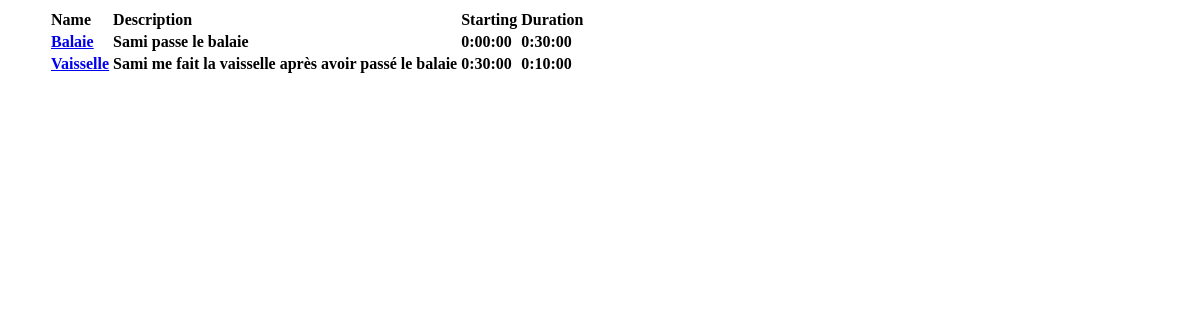
/scheduling/manage, run on an earlier commit of the app's database.
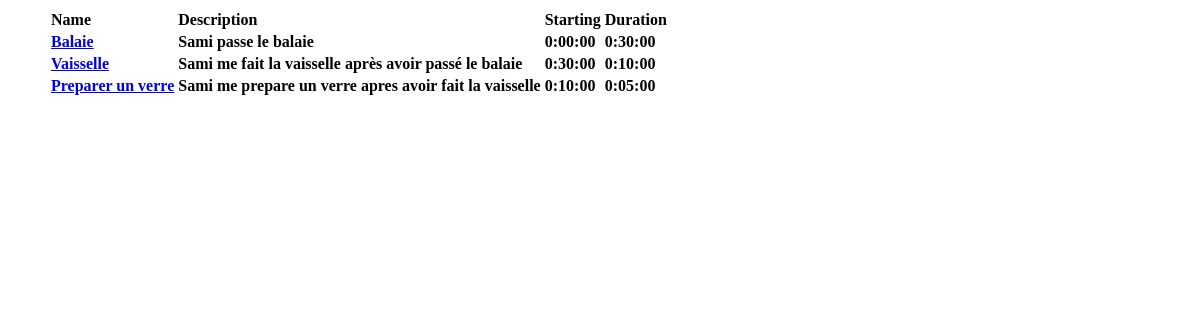
And on a later commit of the database.
### scheduling/models.py (models this page shows, shortened)
class Task(models.Model):
    name = models.CharField(max_length=200, default="")
    description = models.CharField(max_length=200, default="")
    prerequisite = models.ManyToManyField('self', blank=True)
    duration = models.DurationField("task duration", blank=True, default=timedelta(seconds=0))
    starting = models.DurationField("maximum duration before starting", blank=True, default=timedelta(seconds=0))
    def get_starting(self):
        if self.prerequisite.exists():
            starting = timedelta(seconds=0) # Duration set to infinity
            for pre_task in self.get_prerequisite():
                starting = max(
                    starting,
                    pre_task.starting + pre_task.duration
                )
            self.starting = starting
        else:
            self.starting = timedelta(seconds=1)
        return self.starting
    def get_prerequisite(self):
        return filter(
            lambda pre_task : pre_task.id < self.id,
            self.prerequisite.all()
        )

### scheduling/views.py (the view)
# urls.py: path('manage', views.TaskOrdered.as_view(), name='manage task')
class TaskOrdered(generic.ListView):
    template_name="scheduling/order_task.html"
    context_object_name="task_list"
    def get_queryset(self) -> QuerySet[Any]:
        task_set = Task.objects.all()
        for task in task_set:
            task.get_starting()
        return task_set

### scheduling/templates/scheduling/order_task.html
{% if task_list %}
<ul>
    <table>
    <tr>
        <th align="left">Name</th>
        <th align="left">Description</th>
        <th align="left">Starting</th>
        <th align="left">Duration</th>
    </tr>
    {% for task in task_list %}
        <tr>
            <th align="left"><a href="{% url 'scheduling:detail task' task.id %}">
                <p align="left" >{{task.name}}</p></a></th>
            <th align="left">{{task.description}}</th>
            <th align="left">{{task.starting}}</th>
            <th align="left">{{task.duration}}</th>
        </tr>
    {% endfor %}
    </table>
</ul>
{% endif %}

What changed in the data, as far as the page shows it:
added Task: name "Preparer un verre", description "Sami me prepare un verre apres avoir fait la vaisselle", starting "0:10:00", duration "0:05:00"
